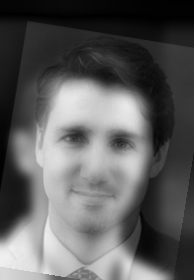
#> input picture TP2/hybrid5.png, 194 x 280 px
$ python part2.py   (older library calls are emulated)
#> lines starting #> are read from the running program, lines starting #| are printed output that depends on the picture
### TP2/hybridImage.py
import numpy as np
import math
import scipy.misc as misc
import matplotlib.pyplot as plt
import cv2
from numpy.fft import fft2, ifft2, fftshift, ifftshift
from TP2.imageAlignement import norm_image


def lowPass(imageMatrix, sigma):
    lowpass_img = cv2.GaussianBlur(imageMatrix, (41, 41), sigma)
    lowpass_img = lowpass_img.astype(np.int)
    return lowpass_img


# [12 lines left out: functions highPass, hybridImage, not called in this run]

### TP2/part2.py
import cv2
from matplotlib import pyplot as plt
from TP2.imageAlignement import align_images, norm_image
from TP2.hybridImage import hybridImage, lowPass
from scipy import ndimage, misc
import numpy as np

lincoln = cv2.imread('hybrid5.png', cv2.IMREAD_GRAYSCALE)
#> lincoln is the input picture: shape (280, 194); min 0, max 240, mean 93.3

arbitrary_value_1 = 2
arbitrary_value_2 = 2
cutoff_low = arbitrary_value_1
cutoff_high = arbitrary_value_2


for i in range(8):
    sigma = pow(cutoff_low ,i)
    low_pass_img = lowPass(lincoln, sigma)
    print("sigma: ",sigma, "i: ", i)

    low_pass_img = cv2.convertScaleAbs(low_pass_img)
    misc.imsave('gaussian_pile_custom'+str(i)+'.png', low_pass_img)

for i in range(7):
    current_gaussian = cv2.imread('gaussian_pile_custom' + str(i)+'.png', cv2.IMREAD_GRAYSCALE)
    current_laplacian = cv2.imread('gaussian_pile_custom' + str(i+1)+'.png', cv2.IMREAD_GRAYSCALE) - current_gaussian
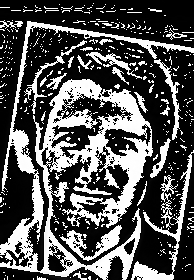
#> current_laplacian: shape (280, 194); min 0, max 255, mean 85.3
    misc.imsave('laplacian_pile_custom'+str(i)+'.png', current_laplacian)
